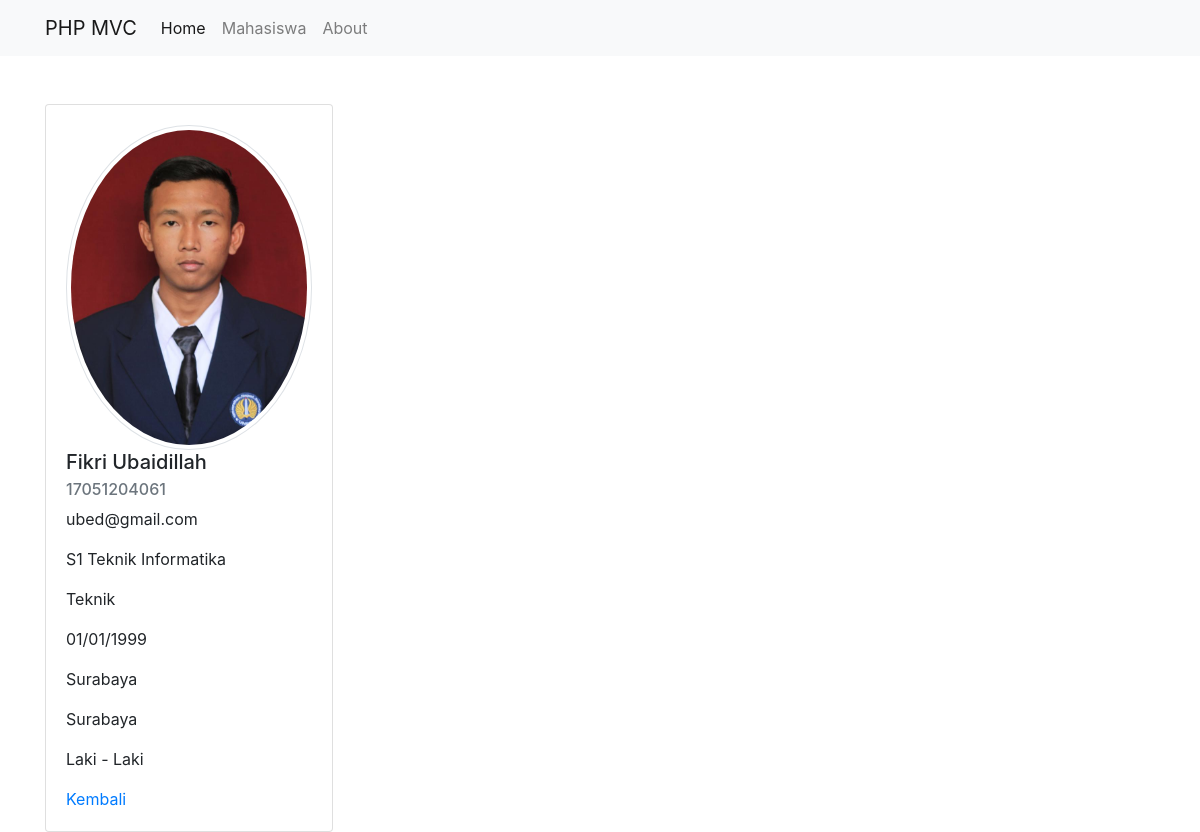
Screenshot of /public/mahasiswa/detail/9 with the database file from the repository.
### tables this page shows
CREATE TABLE `mahasiswa` (
  `id` int(11) NOT NULL,
  `nim` varchar(128) NOT NULL,
  `nama` varchar(128) NOT NULL,
  `jenkel` varchar(128) NOT NULL,
  `tlahir` varchar(128) NOT NULL,
  `alamat` varchar(128) NOT NULL,
  `kota` varchar(128) NOT NULL,
  `email` varchar(128) NOT NULL,
  `foto` varchar(128) NOT NULL,
  `telp` varchar(128) NOT NULL,
  `prodi` varchar(128) NOT NULL,
  `fakultas` varchar(128) NOT NULL
);

### app/core/Controller.php (called while the page is built, shortened)
<?php
class Controller {
    public function view($view, $data = [])
    {
        require_once '../app/views/' . $view . '.php';
    }
    public function model($model)
    {
        return new $model;
    }
}

### app/controllers/Mahasiswa.php (called while the page is built, shortened)
<?php
class Mahasiswa extends Controller
{
    public function detail($id)
    {
        $data['judul'] = 'Detail Mahasiswa';
        $data['mhs'] = $this->model('Mahasiswa_model')->getMahasiswaById($id);
        $this->view('mahasiswa/detail', $data);
    }
}

### app/core/App.php (called while the page is built, shortened)
<?php
class App {
    protected $method = 'index';
    protected $params = [];
    public function __construct()
    {
        $url = $this->parseURL();
        if( file_exists('../app/controllers/' . $url[0] . '.php') ) {
            unset($url[0]);
        }
        $this->controller = new $this->controller;
        if( isset($url[1]) ) {
            if( method_exists($this->controller, $url[1]) ) {
                $this->method = $url[1];
                unset($url[1]);
            }
        }
        if( !empty($url) ) {
            $this->params = array_values($url);
        }
        call_user_func_array([$this->controller, $this->method], $this->params);
    }
    public function parseURL()
    {
        if( isset($_GET['url']) ) {
            $url = rtrim($_GET['url'], '/');
            $url = filter_var($url, FILTER_SANITIZE_URL);
            $url = explode('/', $url);
            return $url;
        }
    }
}

### public/index.php (called while the page is built, shortened)
<?php
$app = new App;

### app/core/Database.php (called while the page is built, shortened)
<?php
class Database {
    private $host = DB_HOST;
    private $user = DB_USER;
    private $pass = DB_PASS;
    private $db_name = DB_NAME;
    private $dbh;
    private $stmt;
    public function __construct()
    {
        $dsn = 'mysql:host=' . $this->host . ';dbname=' . $this->db_name;
        $option = [
            PDO::ATTR_PERSISTENT => true,
            PDO::ATTR_ERRMODE => PDO::ERRMODE_EXCEPTION
        ];
        try {
            $this->dbh = new PDO($dsn, $this->user, $this->pass, $option);
        } catch(PDOException $e) {
            die($e->getMessage());
        }
    }
    public function query($query)
    {
        $this->stmt = $this->dbh->prepare($query);
    }
    public function bind($param, $value, $type = null)
    {
        if( is_null($type) ) {
            switch( true ) {
                default :
                    $type = PDO::PARAM_STR;
            }
        }
        $this->stmt->bindValue($param, $value, $type);
    }
    public function execute()
    {
        $this->stmt->execute();
    }
    public function single()
    {
        $this->execute();
        return $this->stmt->fetch(PDO::FETCH_ASSOC);
    }
}

### app/models/Mahasiswa_model.php (called while the page is built, shortened)
<?php
class Mahasiswa_model
{
    private $table = 'mahasiswa';
    private $db;
    public function __construct()
    {
        $this->db = new Database;
    }
    public function getMahasiswaById($id)
    {
        $this->db->query('SELECT * FROM ' . $this->table . ' WHERE id=:id');
        $this->db->bind('id', $id);
        return $this->db->single();
    }
}

### app/views/mahasiswa/detail.php (the view, shortened to what this page needs)
<div class="container mt-5">
  <div class="card" style="width: 18rem;">
    <div class="card-body">
      <img src="<?= BASEURL . '/img/' . $data['mhs']['foto']; ?>" alt="" width="500" class="img-thumbnail rounded-circle">
      <h5 class="card-title"><?= $data['mhs']['nama']; ?></h5>
      <h6 class="card-subtitle mb-2 text-muted"><?= $data['mhs']['nim']; ?></h6>
      <p class="card-text"><?= $data['mhs']['email']; ?></p>
      <p class="card-text"><?= $data['mhs']['prodi']; ?></p>
      <p class="card-text"><?= $data['mhs']['fakultas']; ?></p>
      <p class="card-text"><?= $data['mhs']['tlahir']; ?></p>
      <p class="card-text"><?= $data['mhs']['kota']; ?></p>
      <p class="card-text"><?= $data['mhs']['alamat']; ?></p>
      <p class="card-text"><?= $data['mhs']['jenkel']; ?></p>
      <a href="<?= BASEURL; ?>/mahasiswa" class="card-link">Kembali</a>
    </div>
  </div>
</div>

### rows the page displays
mahasiswa: foto (picture), nama "Fikri Ubaidillah", nim "17051204061", email "ubed@gmail.com", prodi "S1 Teknik Informatika", fakultas "Teknik", tlahir "01/01/1999", kota "Surabaya", alamat "Surabaya", jenkel "Laki - Laki"
